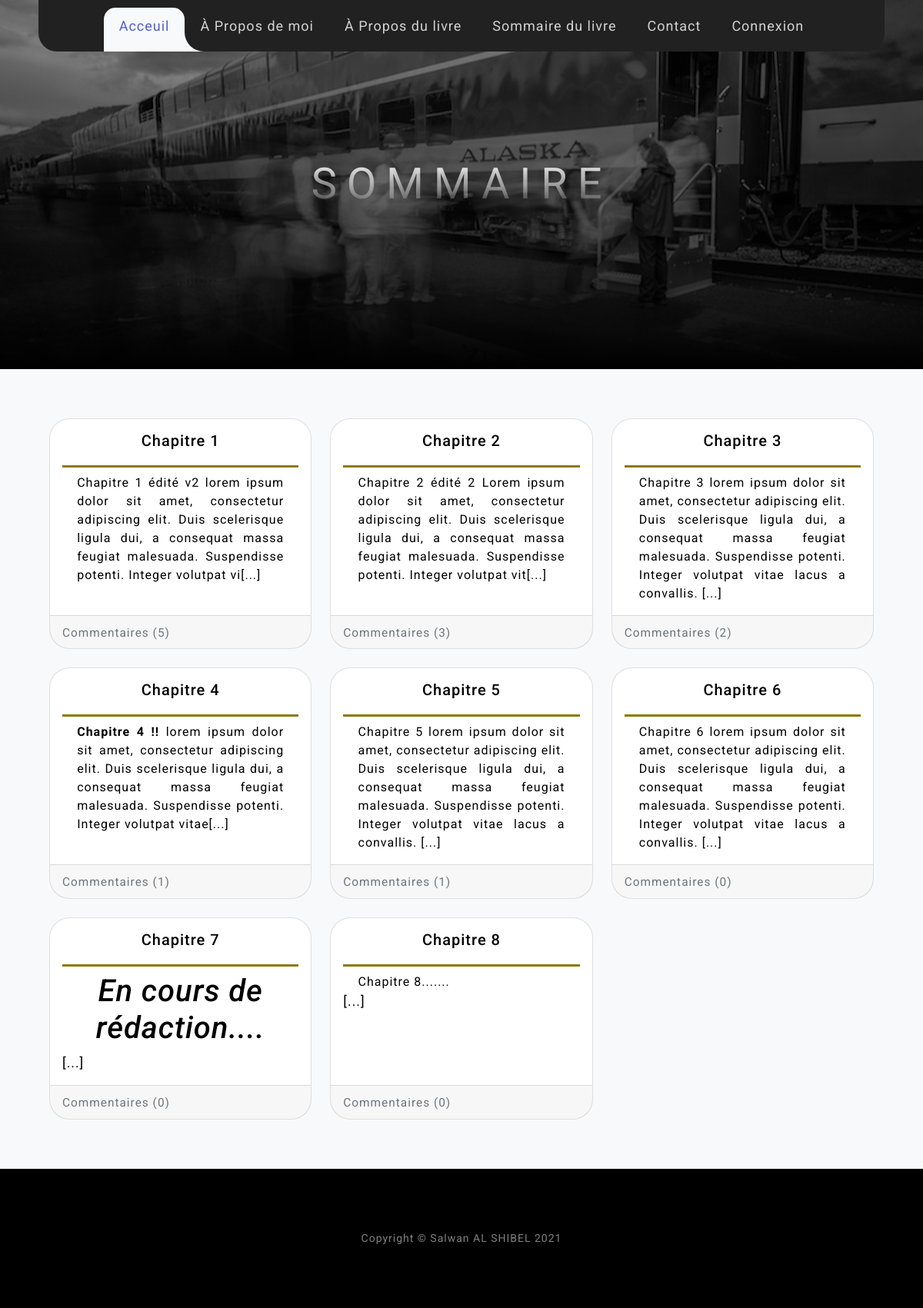
The page /articles on the database its author committed.
### tables this page shows
CREATE TABLE IF NOT EXISTS `posts` (
  `id` int NOT NULL AUTO_INCREMENT,
  `create_date` datetime NOT NULL DEFAULT CURRENT_TIMESTAMP,
  `title` varchar(255) NOT NULL,
  `content` text NOT NULL,
  PRIMARY KEY (`id`)
);

### app/controllers/ArticlesController.php (called while the page is built, shortened)
<?php
class ArticlesController extends Controller
{
    public function index(){
        $articles = $this->ModelArticles->getAll();
        $this->render('allArticles', compact('articles', 'comments'));
    }
}

### index.php (called while the page is built, shortened)
<?php
    require_once (ROOT.'app/models/ModelMain.php');
    $router = new Router();
    $router->requestRoute();
?>

### app/models/ModelArticles.php (called while the page is built, shortened)
<?php
class ModelArticles extends ModelMain{
    public function __construct(){
        $this->table = "posts";
    }
}

### app/models/ModelMain.php (called while the page is built, shortened)
<?php
abstract class ModelMain
{
    private $host = "localhost";
    private $db_name = "jf_alaska";
    private $charset = "utf8";
    private $username = "root";
    private $password = "";
    protected $_connection;
    public $table;
    public function getConnection(){
        $this->_connection = null;
        try{
            $this->_connection = new PDO('mysql:host='.$this->host.';dbname='.$this->db_name.';charset='.$this->charset, $this->username, $this->password);
        }catch(PDOException $exception){
            echo 'Erreur : '. $exception->getMessage();
        }
    }
    public function getAll(){
        $sql = "SELECT * FROM ". $this->table;
        $prepare = $this->_connection->prepare($sql);
        $prepare->execute();
        return $prepare->fetchAll();
    }
}

### app/views/allArticles.php (the view, shortened to what this page needs)
<header class="chaptershead">
    <div class="container d-flex h-100 align-items-center">
        <div class="mx-auto text-center">
            <h1 class="mx-auto my-5 text-uppercase" id="sommaire">Sommaire</h1>
        </div>
    </div>
</header>
<div class="row row-cols-1 row-cols-md-2 row-cols-xl-3 g-4" id="allChapters">
    <?php foreach($articles as $article):?>
        <?php $count = 0;?>
        <?php foreach($comments as $comment):
            if($comment['post_id'] == $article['id']){
            $count = $count + 1;}?>
        <?php endforeach; ?>
        <div class="col">
            <a href="/articles/chapitre/<?= str_replace(' ', '_', $article['id'])?>">
                <div class="card h-100">
                    <div class="card-body">
                        <h5 class="card-title"><?=$article['title']?></h5>
                        <p class="card-text"><?=substr($article['content'],0, 200);?>[...]</p>
                    </div>
                    <div class="card-footer">
                        <small class="text-muted"><?= 'Commentaires (' .$count. ')'?></small>
                    </div>
                </div>
            </a>
        </div>
    <?php endforeach; ?>
</div>

### public/css/style.css (style rules this page uses)
:root { --main-btn-color: #526a80; --btn-gold: #8c790f; --rust: #cc5318; }
body { letter-spacing: 0.0625em; font-family: 'Roboto', sans-serif; }
* { margin: 0; padding: 0; }
.card { border-radius: 1.5em; }
.chaptershead { position: relative; width: 100%; height: 20rem; padding: 15rem 0; background: linear-gradient(to bottom, rgba(0, 0, 0, 0.3) 0%, rgba(0, 0, 0, 0.7) 75%, #000000 100%), url("/public/images/alaska4.jpg"); background-position: center; background-repeat: no-repeat; background-attachment: scroll; background-size: cover; }
.chaptershead h1 { font-family: "Varela Round", -apple-system, BlinkMacSystemFont, "Segoe UI", Roboto, "Helvetica Neue", Arial, sans-serif, "Apple Color Emoji", "Segoe UI Emoji", "Segoe UI Symbol", "Noto Color Emoji"; font-size: 3.5rem; letter-spacing: 0.8rem; background: linear-gradient(rgba(255, 255, 255, 1), rgba(255, 255, 255, 0)); -webkit-text-fill-color: transparent; -webkit-background-clip: text; background-clip: text; }
#allChapters { padding: 4em; }
#allChapters a { text-decoration: none; color: black; font-size: 1.1em; }
#allChapters h5 { text-align: center; padding-bottom: 1em; border-bottom: solid; border-color: #8c790f; }
#allChapters p { margin: 0 1.2em; text-align: justify; font-size: 1rem; }
#allChapters .card { max-width: 360px; margin: auto; }
.card-footer:last-child { border-radius: 0 0 calc(2rem - 9px) calc(2rem - 9px); }

### rows shown on the page
posts: title "Chapitre 1", content "Chapitre 1 édité v2 lorem ipsum dolor sit amet, consectetur adipiscing elit. Duis scelerisque ligula dui, a consequat massa feugiat malesuada. Suspendisse potenti. Integer volutpat vi", count "5"
posts: title "Chapitre 2", content "Chapitre 2 édité 2 Lorem ipsum dolor sit amet, consectetur adipiscing elit. Duis scelerisque ligula dui, a consequat massa feugiat malesuada. Suspendisse potenti. Integer volutpat vit", count "3"
posts: title "Chapitre 3", content "Chapitre 3 lorem ipsum dolor sit amet, consectetur adipiscing elit. Duis scelerisque ligula dui, a consequat massa feugiat malesuada. Suspendisse potenti. Integer volutpat vitae lacus a convallis.", count "2"
posts: title "Chapitre 4", content "Chapitre 4 !! lorem ipsum dolor sit amet, consectetur adipiscing elit. Duis scelerisque ligula dui, a consequat massa feugiat malesuada. Suspendisse potenti. Integer volutpat vitae", count "1"
posts: title "Chapitre 5", content "Chapitre 5 lorem ipsum dolor sit amet, consectetur adipiscing elit. Duis scelerisque ligula dui, a consequat massa feugiat malesuada. Suspendisse potenti. Integer volutpat vitae lacus a convallis.", count "1"
posts: title "Chapitre 6", content "Chapitre 6 lorem ipsum dolor sit amet, consectetur adipiscing elit. Duis scelerisque ligula dui, a consequat massa feugiat malesuada. Suspendisse potenti. Integer volutpat vitae lacus a convallis.", count "0"
posts: title "Chapitre 7", content "En cours de rédaction....", count "0"
posts: title "Chapitre 8", content "Chapitre 8.......", count "0"
